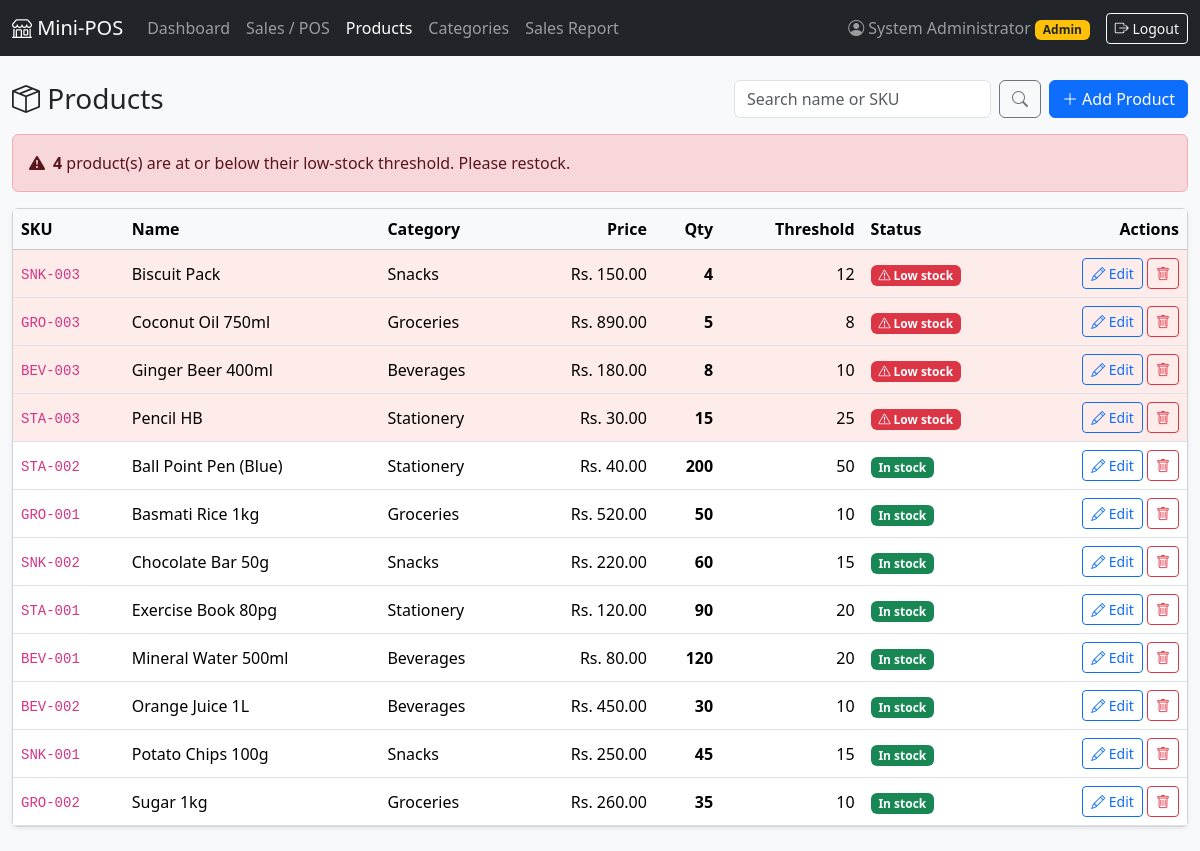
/admin/products.php (signed in), run on the app's committed database.
### tables this page shows
CREATE TABLE `products` (
  `id` int(10) UNSIGNED NOT NULL,
  `category_id` int(10) UNSIGNED NOT NULL,
  `name` varchar(150) NOT NULL,
  `sku` varchar(50) NOT NULL,
  `price` decimal(10,2) NOT NULL,
  `quantity` int(11) NOT NULL DEFAULT 0,
  `low_stock_threshold` int(11) NOT NULL DEFAULT 5,
  `created_at` timestamp NOT NULL DEFAULT current_timestamp()
);

CREATE TABLE `categories` (
  `id` int(10) UNSIGNED NOT NULL,
  `name` varchar(100) NOT NULL
);

### includes/auth.php (called while the page is built, shortened)
<?php
function e($value): string
{
    return htmlspecialchars((string) $value, ENT_QUOTES, 'UTF-8');
}
function isAdmin(): bool
{
    return ($_SESSION['role'] ?? '') === 'admin';
}
function money($amount): string
{
    return CURRENCY . ' ' . number_format((float) $amount, 2);
}

### admin/products.php (the view, shortened to what this page needs)
<?php
require_once __DIR__ . '/../includes/auth.php';
$pdo = db();
$search = trim($_GET['q'] ?? '');
$sql = 'SELECT p.*, c.name AS category_name
          FROM products p JOIN categories c ON c.id = p.category_id';
$args = [];
$sql .= ' ORDER BY (p.quantity <= p.low_stock_threshold) DESC, p.name';
$stmt = $pdo->prepare($sql);
$stmt->execute($args);
$products   = $stmt->fetchAll();
$lowCount = 0;
foreach ($products as $p) {
    if ($p['quantity'] <= $p['low_stock_threshold']) {
        $lowCount++;
    }
}
require __DIR__ . '/../includes/header.php';
?>
<div class="d-flex flex-wrap justify-content-between align-items-center gap-2 mb-3">
    <h3 class="mb-0"><i class="bi bi-box-seam"></i> Products</h3>
    <div class="d-flex gap-2">
        <form class="d-flex" method="get">
            <input class="form-control me-2" type="search" name="q" placeholder="Search name or SKU"
                   value="<?= e($search) ?>">
            <button class="btn btn-outline-secondary"><i class="bi bi-search"></i></button>
        </form>
        <button class="btn btn-primary" data-bs-toggle="modal" data-bs-target="#prodModal" onclick="openProd()">
            <i class="bi bi-plus-lg"></i> Add Product
        </button>
    </div>
</div>
<?php if ($lowCount > 0): ?>
    <div class="alert alert-danger d-flex align-items-center">
        <i class="bi bi-exclamation-triangle-fill me-2"></i>
        <div><strong><?= $lowCount ?></strong> product(s) are at or below their low-stock threshold. Please restock.</div>
    </div>
<?php endif; ?>
<div class="card shadow-sm">
    <div class="table-responsive">
        <table class="table table-hover align-middle mb-0">
            <thead class="table-light">
                <tr>
                    <th>SKU</th><th>Name</th><th>Category</th>
                    <th class="text-end">Price</th><th class="text-end">Qty</th>
                    <th class="text-end">Threshold</th><th>Status</th><th class="text-end">Actions</th>
                </tr>
            </thead>
            <tbody>
            <?php foreach ($products as $p):
                $low = $p['quantity'] <= $p['low_stock_threshold']; ?>
                <tr class="<?= $low ? 'table-low-stock' : '' ?>">
                    <td><code><?= e($p['sku']) ?></code></td>
                    <td><?= e($p['name']) ?></td>
                    <td><?= e($p['category_name']) ?></td>
                    <td class="text-end"><?= money($p['price']) ?></td>
                    <td class="text-end fw-bold"><?= (int) $p['quantity'] ?></td>
                    <td class="text-end"><?= (int) $p['low_stock_threshold'] ?></td>
                    <td>
                        <?php if ($p['quantity'] == 0): ?>
                            <span class="badge bg-dark">Out of stock</span>
                        <?php elseif ($low): ?>
                            <span class="badge bg-danger"><i class="bi bi-exclamation-triangle"></i> Low stock</span>
                        <?php else: ?>
                            <span class="badge bg-success">In stock</span>
                        <?php endif; ?>
                    </td>
                    <td class="text-end text-nowrap">
                        <button class="btn btn-sm btn-outline-primary" data-bs-toggle="modal" data-bs-target="#prodModal"
                                onclick='openProd(<?= json_encode([
                                    "id" => (int) $p["id"], "category_id" => (int) $p["category_id"],
                                    "name" => $p["name"], "sku" => $p["sku"], "price" => $p["price"],
                                    "quantity" => (int) $p["quantity"], "threshold" => (int) $p["low_stock_threshold"],
                                ], JSON_HEX_APOS | JSON_HEX_QUOT | JSON_HEX_AMP | JSON_HEX_TAG) ?>)'>
                            <i class="bi bi-pencil"></i> Edit
                        </button>
                        <form method="post" class="d-inline" onsubmit="return confirm('Delete this product?');">
                            <button class="btn btn-sm btn-outline-danger"><i class="bi bi-trash"></i></button>
                        </form>
                    </td>
                </tr>
            <?php endforeach; ?>
            </tbody>
        </table>
    </div>
</div>
<?php require __DIR__ . '/../includes/footer.php'; ?>

### includes/header.php (shortened to what this page needs)
<?php
function navActive(string $file): string
{
    return basename($_SERVER['PHP_SELF']) === $file ? ' active' : '';
}
?>
<!DOCTYPE html>
<html lang="en">
<head>
    <link href="https://cdn.jsdelivr.net/npm/bootstrap@5.3.3/dist/css/bootstrap.min.css" rel="stylesheet">
    <link href="https://cdn.jsdelivr.net/npm/bootstrap-icons@1.11.3/font/bootstrap-icons.min.css" rel="stylesheet">
    <link href="<?= BASE_URL ?>/assets/css/style.css" rel="stylesheet">
</head>
<body class="bg-light">
<nav class="navbar navbar-expand-lg navbar-dark bg-dark no-print">
    <div class="container-fluid">
        <a class="navbar-brand" href="<?= BASE_URL ?>/dashboard.php"><i class="bi bi-shop"></i> Mini-POS</a>
        <div class="collapse navbar-collapse" id="mainNav">
            <ul class="navbar-nav me-auto">
                <li class="nav-item"><a class="nav-link<?= navActive('dashboard.php') ?>" href="<?= BASE_URL ?>/dashboard.php">Dashboard</a></li>
                <li class="nav-item"><a class="nav-link<?= strpos($_SERVER['PHP_SELF'], '/pos/') !== false ? ' active' : '' ?>" href="<?= BASE_URL ?>/pos/index.php">Sales / POS</a></li>
                <?php if (isAdmin()): ?>
                    <li class="nav-item"><a class="nav-link<?= navActive('products.php') ?>" href="<?= BASE_URL ?>/admin/products.php">Products</a></li>
                    <li class="nav-item"><a class="nav-link<?= navActive('categories.php') ?>" href="<?= BASE_URL ?>/admin/categories.php">Categories</a></li>
                <?php endif; ?>
                <li class="nav-item"><a class="nav-link<?= navActive('sales_report.php') ?>" href="<?= BASE_URL ?>/reports/sales_report.php">Sales Report</a></li>
            </ul>
            <span class="navbar-text me-3">
                <i class="bi bi-person-circle"></i> <?= e($_SESSION['name'] ?? '') ?>
                <span class="badge bg-<?= isAdmin() ? 'warning text-dark' : 'info' ?>"><?= e(ucfirst($_SESSION['role'] ?? '')) ?></span>
            </span>
            <a class="btn btn-outline-light btn-sm" href="<?= BASE_URL ?>/logout.php"><i class="bi bi-box-arrow-right"></i> Logout</a>
        </div>
    </div>
</nav>
<main class="container-fluid py-4">

### includes/footer.php (shortened to what this page needs)
</main>
</body>
</html>

### assets/css/style.css (style rules this page uses)
.table-low-stock { --bs-table-bg: #fdecea; }

### data on the page
products: sku "SNK-003", name "Biscuit Pack", category.name "Snacks", price "Rs. 150.00", quantity "4", low_stock_threshold "12", shows "Low stock"
products: sku "GRO-003", name "Coconut Oil 750ml", category.name "Groceries", price "Rs. 890.00", quantity "5", low_stock_threshold "8", shows "Low stock"
products: sku "BEV-003", name "Ginger Beer 400ml", category.name "Beverages", price "Rs. 180.00", quantity "8", low_stock_threshold "10", shows "Low stock"
products: sku "STA-003", name "Pencil HB", category.name "Stationery", price "Rs. 30.00", quantity "15", low_stock_threshold "25", shows "Low stock"
products: sku "STA-002", name "Ball Point Pen (Blue)", category.name "Stationery", price "Rs. 40.00", quantity "200", low_stock_threshold "50", shows "In stock"
products: sku "GRO-001", name "Basmati Rice 1kg", category.name "Groceries", price "Rs. 520.00", quantity "50", low_stock_threshold "10", shows "In stock"
products: sku "SNK-002", name "Chocolate Bar 50g", category.name "Snacks", price "Rs. 220.00", quantity "60", low_stock_threshold "15", shows "In stock"
products: sku "STA-001", name "Exercise Book 80pg", category.name "Stationery", price "Rs. 120.00", quantity "90", low_stock_threshold "20", shows "In stock"
products: sku "BEV-001", name "Mineral Water 500ml", category.name "Beverages", price "Rs. 80.00", quantity "120", low_stock_threshold "20", shows "In stock"
products: sku "BEV-002", name "Orange Juice 1L", category.name "Beverages", price "Rs. 450.00", quantity "30", low_stock_threshold "10", shows "In stock"
products: sku "SNK-001", name "Potato Chips 100g", category.name "Snacks", price "Rs. 250.00", quantity "45", low_stock_threshold "15", shows "In stock"
products: sku "GRO-002", name "Sugar 1kg", category.name "Groceries", price "Rs. 260.00", quantity "35", low_stock_threshold "10", shows "In stock"

### other printed values
$_SESSION['name'] "System Administrator"
$_SESSION['role'] "Admin"
$lowCount "4"
